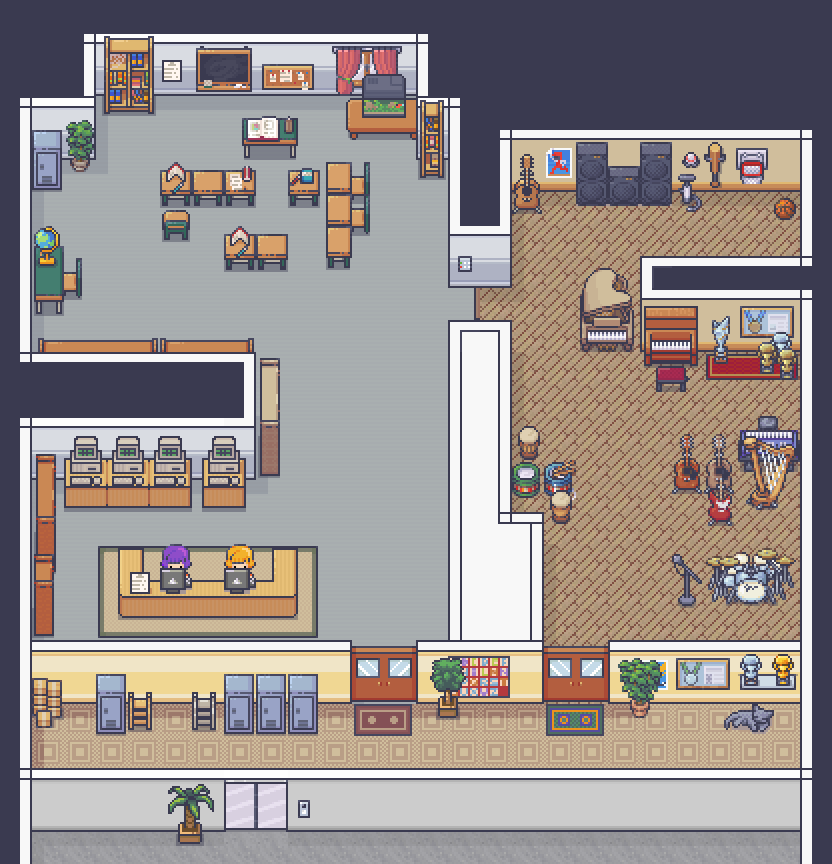

The image is a tile-based game level rendered from a .tmx file. Its description and source (layers, tilesets, objects; grid data summarised) follow:
An orthogonal 26x27 tile map with 32x32 px tiles, 12 tile layers (Sol, Sur-Sol, Murs Layer 0, triggers, ...), 1 hidden layer not drawn, 13 tilesets.

<map version="1.10" tiledversion="1.11.0" orientation="orthogonal" renderorder="right-down" width="26" height="27" tilewidth="32" tileheight="32" infinite="0" nextlayerid="24" nextobjectid="9">
 <tileset firstgid="1" name="Room_Builder" tilewidth="32" tileheight="32" tilecount="8284" columns="76">
  <image source="img/Room_Builder.png" width="2432" height="3488" />
 </tileset>
 <tileset firstgid="8285" name="5" tilewidth="32" tileheight="32" tilecount="544" columns="16">
  <image source="img/5.png" width="512" height="1088" />
 </tileset>
 <tileset firstgid="8829" name="1" tilewidth="32" tileheight="32" tilecount="1248" columns="16">
  <image source="img/1.png" width="512" height="2496" />
 </tileset>
 <tileset firstgid="10077" name="11" tilewidth="32" tileheight="32" tilecount="976" columns="16">
  <image source="img/11.png" width="512" height="1952" />
 </tileset>
 <tileset firstgid="11053" name="6" tilewidth="32" tileheight="32" tilecount="768" columns="16">
  <image source="img/6.png" width="512" height="1536" />
 </tileset>
 <tileset firstgid="11821" name="animated_amplifier" tilewidth="32" tileheight="32" tilecount="6" columns="3">
  <image source="img/animated_amplifier.png" width="96" height="64" />
  <tile id="0">
   <animation>
    <frame tileid="0" duration="100" />
    <frame tileid="1" duration="100" />
    <frame tileid="2" duration="100" />
   </animation>
  </tile>
  <tile id="3">
   <animation>
    <frame tileid="3" duration="100" />
    <frame tileid="4" duration="100" />
    <frame tileid="5" duration="100" />
   </animation>
  </tile>
 </tileset>
 <tileset firstgid="11827" name="animated_amplifier_big" tilewidth="32" tileheight="32" tilecount="9" columns="3">
  <image source="img/animated_amplifier_big.png" width="96" height="96" />
  <tile id="0">
   <animation>
    <frame tileid="0" duration="100" />
    <frame tileid="1" duration="100" />
    <frame tileid="2" duration="100" />
   </animation>
  </tile>
  <tile id="3">
   <animation>
    <frame tileid="3" duration="100" />
    <frame tileid="4" duration="100" />
    <frame tileid="5" duration="100" />
   </animation>
  </tile>
  <tile id="6">
   <animation>
    <frame tileid="6" duration="100" />
    <frame tileid="7" duration="100" />
    <frame tileid="8" duration="100" />
   </animation>
  </tile>
 </tileset>
 <tileset firstgid="11836" name="animated_receptionist" tilewidth="32" tileheight="32" tilecount="14" columns="7">
  <image source="img/animated_receptionist.png" width="224" height="64" />
  <tile id="0">
   <animation>
    <frame tileid="0" duration="100" />
    <frame tileid="1" duration="100" />
    <frame tileid="2" duration="100" />
    <frame tileid="3" duration="100" />
    <frame tileid="4" duration="100" />
    <frame tileid="5" duration="100" />
    <frame tileid="6" duration="100" />
   </animation>
  </tile>
  <tile id="7">
   <animation>
    <frame tileid="7" duration="100" />
    <frame tileid="8" duration="100" />
    <frame tileid="9" duration="100" />
    <frame tileid="10" duration="100" />
    <frame tileid="11" duration="100" />
    <frame tileid="12" duration="100" />
    <frame tileid="13" duration="100" />
   </animation>
  </tile>
 </tileset>
 <tileset firstgid="11850" name="animated_receptionist_2" tilewidth="32" tileheight="32" tilecount="14" columns="7">
  <image source="img/animated_receptionist_2.png" width="224" height="64" />
  <tile id="0">
   <animation>
    <frame tileid="0" duration="150" />
    <frame tileid="1" duration="150" />
    <frame tileid="2" duration="150" />
    <frame tileid="3" duration="150" />
    <frame tileid="4" duration="150" />
    <frame tileid="5" duration="150" />
    <frame tileid="6" duration="150" />
   </animation>
  </tile>
  <tile id="7">
   <animation>
    <frame tileid="7" duration="150" />
    <frame tileid="8" duration="150" />
    <frame tileid="9" duration="150" />
    <frame tileid="10" duration="150" />
    <frame tileid="11" duration="150" />
    <frame tileid="12" duration="150" />
    <frame tileid="13" duration="150" />
   </animation>
  </tile>
 </tileset>
 <tileset firstgid="11864" name="animated_door" tilewidth="32" tileheight="32" tilecount="15" columns="5">
  <image source="img/animated_door.png" width="160" height="96" />
  <tile id="0">
   <properties>
    <property name="animate" type="bool" value="false" />
    <property name="type" value="door" />
   </properties>
   <animation>
    <frame tileid="0" duration="100" />
    <frame tileid="1" duration="100" />
    <frame tileid="2" duration="100" />
    <frame tileid="3" duration="100" />
    <frame tileid="4" duration="100" />
   </animation>
  </tile>
  <tile id="5">
   <properties>
    <property name="animate" type="bool" value="false" />
   </properties>
   <animation>
    <frame tileid="5" duration="100" />
    <frame tileid="6" duration="100" />
    <frame tileid="7" duration="100" />
    <frame tileid="8" duration="100" />
    <frame tileid="9" duration="100" />
   </animation>
  </tile>
  <tile id="10">
   <properties>
    <property name="animate" type="bool" value="false" />
   </properties>
   <animation>
    <frame tileid="10" duration="100" />
    <frame tileid="11" duration="100" />
    <frame tileid="12" duration="100" />
    <frame tileid="13" duration="100" />
    <frame tileid="14" duration="100" />
   </animation>
  </tile>
 </tileset>
 <tileset firstgid="11879" name="animated_cat" tilewidth="32" tileheight="32" tilecount="36" columns="36">
  <image source="img/animated_cat.png" width="1152" height="32" />
  <tile id="0">
   <animation>
    <frame tileid="0" duration="100" />
    <frame tileid="3" duration="100" />
    <frame tileid="6" duration="100" />
    <frame tileid="9" duration="100" />
    <frame tileid="12" duration="100" />
    <frame tileid="15" duration="100" />
    <frame tileid="18" duration="100" />
    <frame tileid="21" duration="100" />
    <frame tileid="24" duration="100" />
    <frame tileid="27" duration="100" />
    <frame tileid="30" duration="100" />
    <frame tileid="33" duration="100" />
   </animation>
  </tile>
  <tile id="1">
   <animation>
    <frame tileid="1" duration="100" />
    <frame tileid="4" duration="100" />
    <frame tileid="7" duration="100" />
    <frame tileid="10" duration="100" />
    <frame tileid="13" duration="100" />
    <frame tileid="16" duration="100" />
    <frame tileid="19" duration="100" />
    <frame tileid="22" duration="100" />
    <frame tileid="25" duration="100" />
    <frame tileid="28" duration="100" />
    <frame tileid="31" duration="100" />
    <frame tileid="34" duration="100" />
   </animation>
  </tile>
  <tile id="2">
   <animation>
    <frame tileid="2" duration="100" />
    <frame tileid="5" duration="100" />
    <frame tileid="8" duration="100" />
    <frame tileid="11" duration="100" />
    <frame tileid="14" duration="100" />
    <frame tileid="17" duration="100" />
    <frame tileid="20" duration="100" />
    <frame tileid="23" duration="100" />
    <frame tileid="26" duration="100" />
    <frame tileid="29" duration="100" />
    <frame tileid="32" duration="100" />
    <frame tileid="35" duration="100" />
   </animation>
  </tile>
 </tileset>
 <tileset firstgid="11915" name="animated_fishtank" tilewidth="32" tileheight="32" tilecount="32" columns="16">
  <image source="img/animated_fishtank.png" width="512" height="64" />
  <tile id="17">
   <animation>
    <frame tileid="17" duration="100" />
    <frame tileid="19" duration="100" />
    <frame tileid="21" duration="100" />
    <frame tileid="23" duration="100" />
    <frame tileid="25" duration="100" />
    <frame tileid="27" duration="100" />
    <frame tileid="29" duration="100" />
    <frame tileid="31" duration="100" />
   </animation>
  </tile>
 </tileset>
 <tileset firstgid="11947" name="animated_door_2" tilewidth="32" tileheight="32" tilecount="15" columns="5">
  <image source="img/animated_door_2.png" width="160" height="96" />
  <tile id="0">
   <properties>
    <property name="animate" type="bool" value="false" />
    <property name="type" value="door" />
   </properties>
   <animation>
    <frame tileid="0" duration="100" />
    <frame tileid="1" duration="100" />
    <frame tileid="2" duration="100" />
    <frame tileid="3" duration="100" />
    <frame tileid="4" duration="100" />
   </animation>
  </tile>
  <tile id="5">
   <properties>
    <property name="animate" type="bool" value="false" />
   </properties>
   <animation>
    <frame tileid="5" duration="100" />
    <frame tileid="6" duration="100" />
    <frame tileid="7" duration="100" />
    <frame tileid="8" duration="100" />
    <frame tileid="9" duration="100" />
   </animation>
  </tile>
  <tile id="10">
   <properties>
    <property name="animate" type="bool" value="false" />
   </properties>
   <animation>
    <frame tileid="10" duration="100" />
    <frame tileid="11" duration="100" />
    <frame tileid="12" duration="100" />
    <frame tileid="13" duration="100" />
    <frame tileid="14" duration="100" />
   </animation>
  </tile>
 </tileset>
 <layer id="12" name="Sol" width="26" height="27">
  <properties>
   <property name="z" type="int" value="0" />
  </properties>
  <data>[702 cells, 412 non-empty, 17 distinct tile ids]</data>
 </layer>
 <layer id="11" name="Sur-Sol" width="26" height="27">
  <properties>
   <property name="z" type="int" value="0" />
  </properties>
  <data>[702 cells, 26 non-empty, 11 distinct tile ids]</data>
 </layer>
 <layer id="1" name="Murs Layer 0" width="26" height="27">
  <properties>
   <property name="z" type="int" value="0" />
  </properties>
  <data>[702 cells, 269 non-empty, 17 distinct tile ids]</data>
 </layer>
 <layer id="21" name="triggers" width="26" height="27">
  <properties>
   <property name="z" type="int" value="0" />
  </properties>
  <data>[702 cells, 12 non-empty, 6 distinct tile ids]</data>
 </layer>
 <layer id="2" name="Border Layer 0" width="26" height="27">
  <properties>
   <property name="z" type="int" value="0" />
  </properties>
  <data>[702 cells, 80 non-empty, 10 distinct tile ids]</data>
 </layer>
 <layer id="8" name="props" width="26" height="27">
  <properties>
   <property name="z" type="int" value="0" />
  </properties>
  <data>[702 cells, 169 non-empty, 150 distinct tile ids]</data>
 </layer>
 <layer id="9" name="props 2" width="26" height="27">
  <properties>
   <property name="z" type="int" value="0" />
  </properties>
  <data>[702 cells, 44 non-empty, 44 distinct tile ids]</data>
 </layer>
 <layer id="10" name="props 3" width="26" height="27">
  <properties>
   <property name="z" type="int" value="0" />
  </properties>
  <data>[702 cells, 3 non-empty, 3 distinct tile ids]</data>
 </layer>
 <layer id="14" name="path" width="26" height="27" visible="0" opacity="0.58">
  <properties>
   <property name="invisible" type="bool" value="true" />
   <property name="z" type="int" value="0" />
  </properties>
  <data>[702 cells, 250 non-empty, 1 distinct tile ids]</data>
 </layer>
 <layer id="16" name="Murs Layer 1" width="26" height="27">
  <properties>
   <property name="z" type="int" value="2" />
  </properties>
  <data>[702 cells, 56 non-empty, 6 distinct tile ids]</data>
 </layer>
 <layer id="17" name="Border Layer 1" width="26" height="27">
  <properties>
   <property name="z" type="int" value="2" />
  </properties>
  <data>[702 cells, 16 non-empty, 6 distinct tile ids]</data>
 </layer>
 <layer id="18" name="Props Layer 1" width="26" height="27">
  <properties>
   <property name="z" type="int" value="2" />
  </properties>
  <data>[702 cells, 47 non-empty, 44 distinct tile ids]</data>
 </layer>
 <layer id="20" name="Props Layer 2" width="26" height="27">
  <properties>
   <property name="z" type="int" value="2" />
  </properties>
  <data>[702 cells, 8 non-empty, 8 distinct tile ids]</data>
 </layer>
</map>
